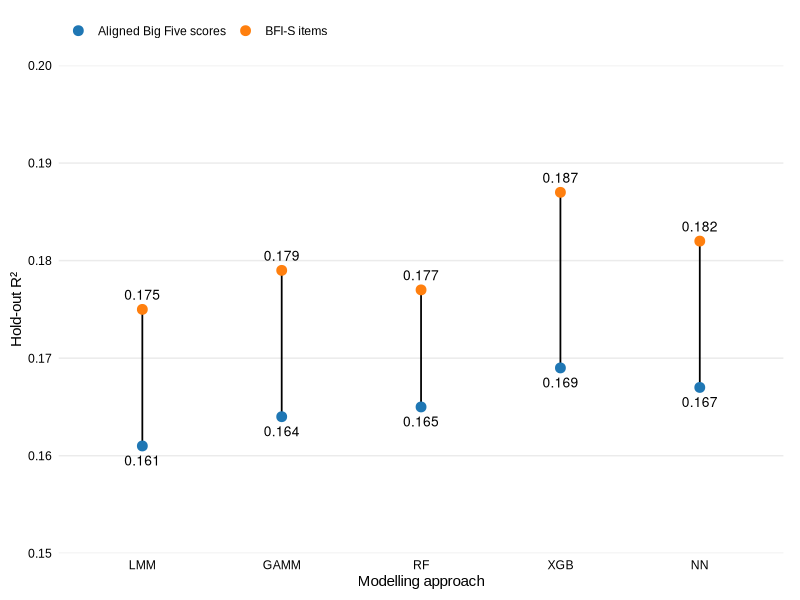
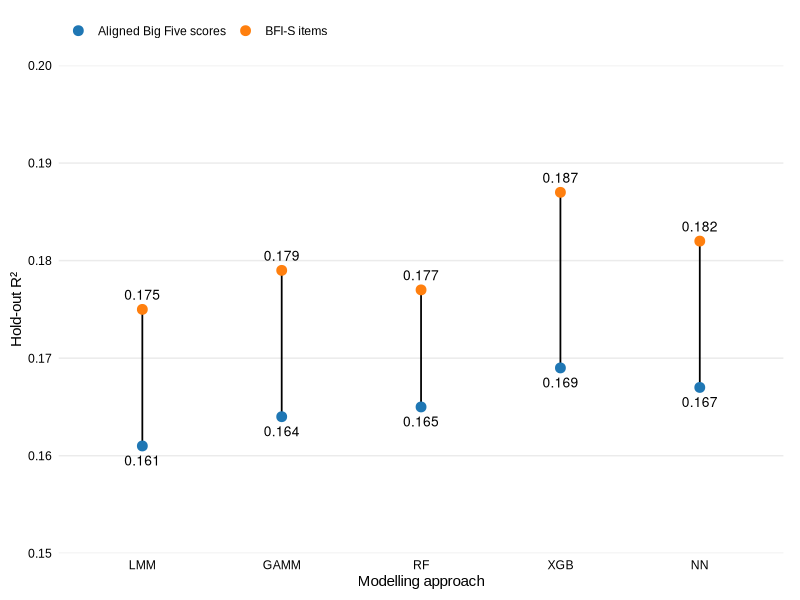

R code for these plots, in order:
## ---- chunk 1
# load required libraries
library(tidyverse)

# trait_score holds the aligned Big Five scores, and item_level holds the BFI-S items.
holdout_r2 <- tibble(
  model = factor(
    c("LMM", "GAMM", "RF", "XGB", "NN"),
    levels = c("LMM", "GAMM", "RF", "XGB", "NN")
  ),
  trait_score = c(0.161, 0.164, 0.165, 0.169, 0.167),
  item_level = c(0.175, 0.179, 0.177, 0.187, 0.182)
)

# Each value becomes one row, so each point in the figure has its own row.
holdout_r2_long <- holdout_r2 %>%
  pivot_longer(
    cols = c(trait_score, item_level),
    names_to = "representation",
    values_to = "r2"
  ) %>%
  mutate(
    representation = factor(
      representation,
      levels = c("trait_score", "item_level"),
      labels = c("Aligned Big Five scores", "BFI-S items")
    )
  )
## ---- chunk 2
# The black line connects the two hold-out R2 values of each modelling approach.
figure_holdout_r2 <- ggplot() +
  geom_segment(
    data = holdout_r2,
    aes(
      x = model,
      xend = model,
      y = trait_score,
      yend = item_level
    ),
    colour = "black",
    linewidth = 0.6
  ) +
  # The points are the hold-out R2 values, coloured by predictor representation.
  geom_point(
    data = holdout_r2_long,
    aes(
      x = model,
      y = r2,
      colour = representation
    ),
    size = 3
  ) +
  # The aligned-score value is printed below its point.
  geom_text(
    data = holdout_r2_long %>%
      filter(representation == "Aligned Big Five scores"),
    aes(
      x = model,
      y = r2,
      label = sprintf("%.3f", r2)
    ),
    colour = "black",
    nudge_y = -0.0015,
    size = 3.5
  ) +
  # The item value is printed above its point.
  geom_text(
    data = holdout_r2_long %>%
      filter(representation == "BFI-S items"),
    aes(
      x = model,
      y = r2,
      label = sprintf("%.3f", r2)
    ),
    colour = "black",
    nudge_y = 0.0015,
    size = 3.5
  ) +
  # The aligned-score points are blue and the item points are orange.
  scale_colour_manual(
    values = c(
      "Aligned Big Five scores" = "#1F77B4",
      "BFI-S items" = "#FF7F0E"
    )
  ) +
  # The y-axis runs from 0.15 to 0.20.
  scale_y_continuous(
    limits = c(0.15, 0.20),
    breaks = seq(0.15, 0.20, by = 0.01),
    labels = scales::label_number(accuracy = 0.01),
    expand = expansion(mult = c(0, 0))
  ) +
  labs(
    x = "Modelling approach",
    y = "Hold-out R\u00B2",
    colour = NULL
  ) +
  theme_minimal(base_size = 11, base_family = "Arial") +
  theme(
    panel.grid.major.x = element_blank(),
    panel.grid.minor = element_blank(),
    axis.text = element_text(colour = "black"),
    axis.title = element_text(colour = "black", face = "plain"),
    legend.position = "top",
    legend.justification = "left",
    plot.title = element_blank(),
    plot.margin = margin(8, 12, 8, 8)
  )

# The figure is shown in the R output.
figure_holdout_r2
## ---- chunk 3
# The figure is saved as the PDF for Figure 5, Hold-Out R2 by Modelling Approach and Predictor Representation (Results section).
dir.create("figures", showWarnings = FALSE)
ggsave(
  "figures/figure_holdout_r2.pdf",
  plot = figure_holdout_r2,
  width = 19.05,
  height = 11.94,
  units = "cm",
  device = cairo_pdf
)
